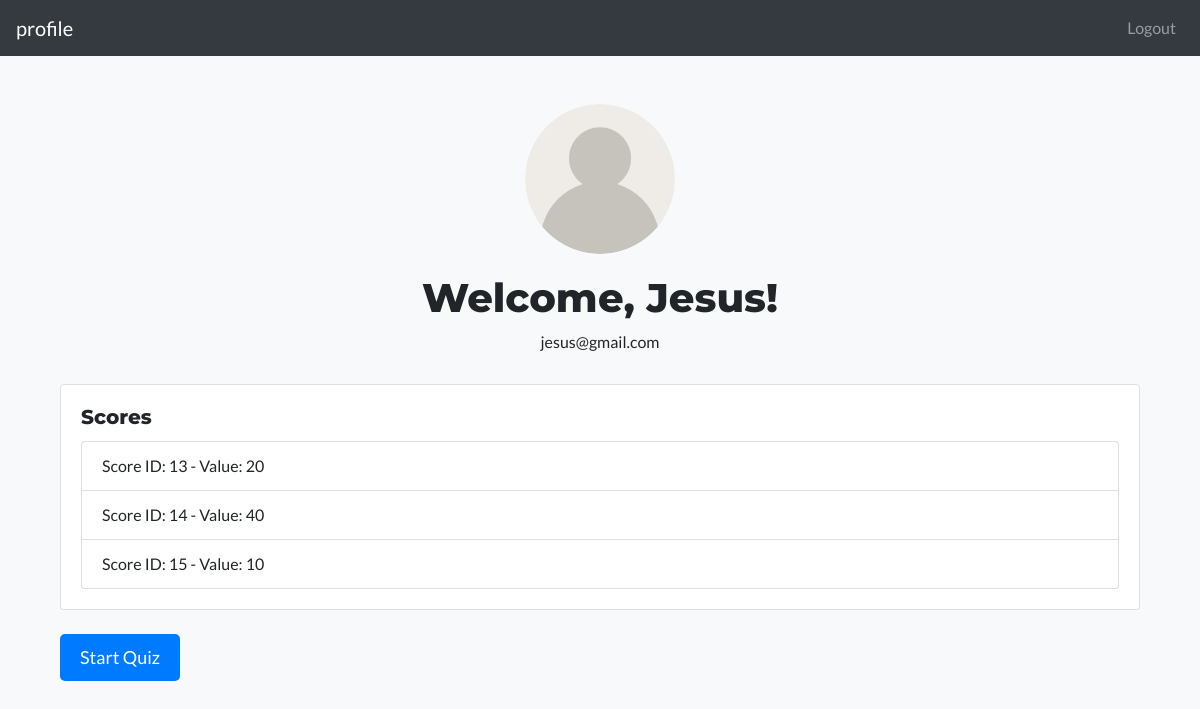
The page /profile (signed in) on the database its author committed.
### app/models.py (models this page shows, shortened)
class User(db.Model, UserMixin):
    __tablename__ = 'user'
    id = db.Column(db.Integer, primary_key = True)
    username = db.Column(db.String(150), unique=True, nullable=False)
    email = db.Column(db.String(150), unique=True, nullable=False)
    password_hash = db.Column(db.String(150), nullable=False)
    is_admin = db.Column(db.Integer, default = 0, nullable=False)
    scores = db.relationship('Score', backref='user', lazy=True)

class Score(db.Model):
    id = db.Column(db.Integer, primary_key=True)
    score = db.Column(db.Integer, nullable=False)
    user_id = db.Column(db.Integer, db.ForeignKey('user.id'), nullable=False)

### app/auth.py (the view)
@bp.route("/profile")
@login_required
def profile():
    if g.user:
        score = request.args.get('score')
        g.score = score
        return render_template("profile.html", user = g.user)

### app/__init__.py (called while the page is built)
def create_app():
    app = Flask(__name__)
    app.config.from_object('config.Config')
    db.init_app(app)
    login_manager.init_app(app)
    @login_manager.user_loader
    def load_user(user_id):
        from app.models import User
        return User.query.get(int(user_id))
    login_manager.login_view = 'auth.login'
    with app.app_context():
        from . import models
        from app import auth, route
        app.register_blueprint(auth.bp)
        app.register_blueprint(route.bp)
        @app.before_request
        def before_request():
            from app.models import User
            g.user = None
            if 'user_id' in session:
                user = User.query.filter_by(id = session['user_id']).first()
                g.user = user
    return app

### app/auth.py (called while the page is built)
@bp.before_request
def before_request():
    g.user = None
    if 'user_id' in session:
        user = User.query.filter_by(id = session['user_id']).first()
        g.user = user

### app/templates/profile.html
{% extends 'base.html' %}
{% block content %}
<div class="container mt-5">
    <div class="profile-header">
        <img src="../static/img/USer.png" alt="User profile picture">
        <h1>Welcome, {{ user.username }}!</h1>
        <p>{{ user.email }}</p>
    </div>
    <div class="row">
        <div class="col-md-12">
            <div class="card">
                <div class="card-body">
                    <h5 class="card-title">Scores</h5>
                    <ul class="list-group">
                        {% for score in user.scores %}
                        <li class="list-group-item">
                            Score ID: {{ score.id }} - Value: {{ score.score }}
                        </li>
                        {% else %}
                        <li class="list-group-item">
                            No scores available.
                        </li>
                        {% endfor %}
                    </ul>
                </div>
            </div>
        </div>
    </div>
    <div class="row mt-4">
        <div class="col-md-12">
            <a href="{{ url_for('route.instruction')}}" class="btn btn-start-quiz">Start Quiz</a>
        </div>
    </div>
</div>
{% endblock %}

### app/templates/base.html (style rules this page uses)
body { font-family: 'Lato', sans-serif; background-color: #f8f9fa; }
h1, h2, h3, h4, h5, h6 { font-family: 'Montserrat', sans-serif; font-weight: 800; }
.profile-header { text-align: center; margin-bottom: 30px; }
.profile-header img { width: 150px; height: 150px; border-radius: 50%; margin-bottom: 20px; }
.btn-start-quiz { display: inline-block; padding: 10px 20px; font-size: 18px; color: #fff; background-color: #007bff; border: none; border-radius: 5px; transition: background-color 0.3s ease-in-out; }

### rows shown on the page
User: username "Jesus", email "jesus@gmail.com"
Score: id "13", score "20"
Score: id "14", score "40"
Score: id "15", score "10"
